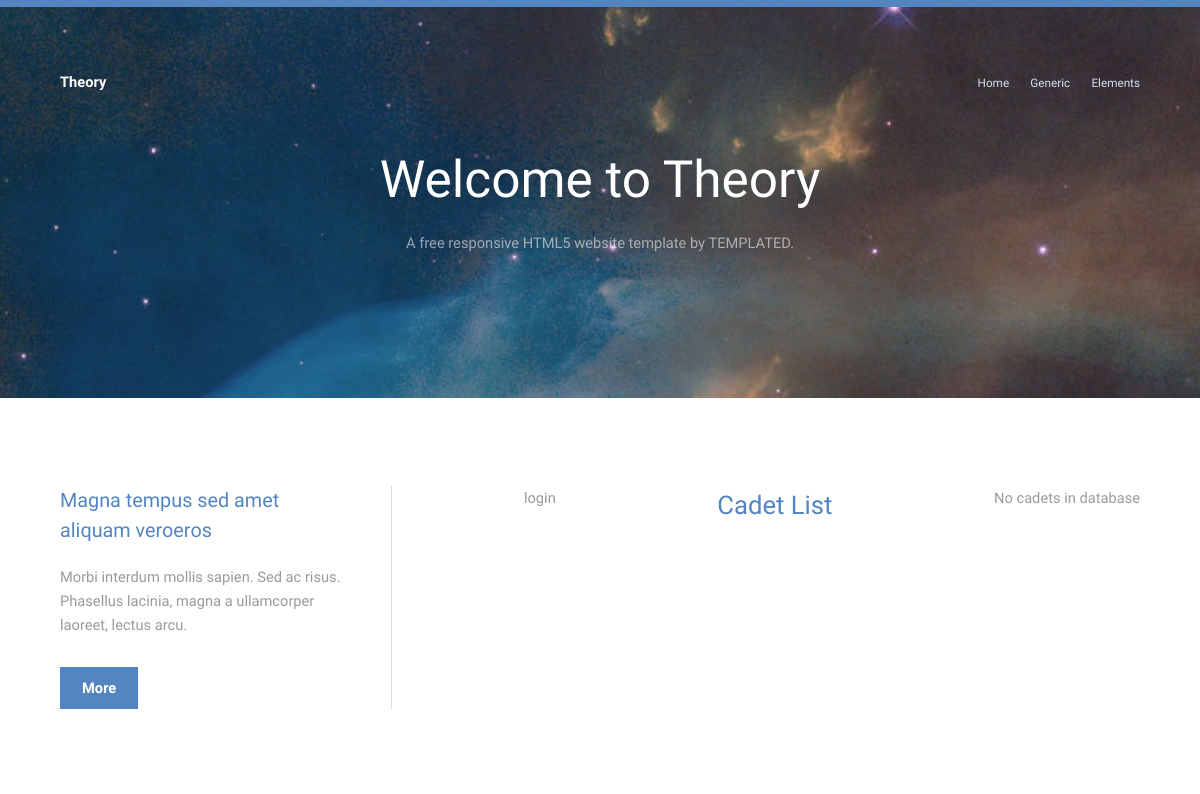
/users/ (upper part), run on an earlier commit of the app's database.
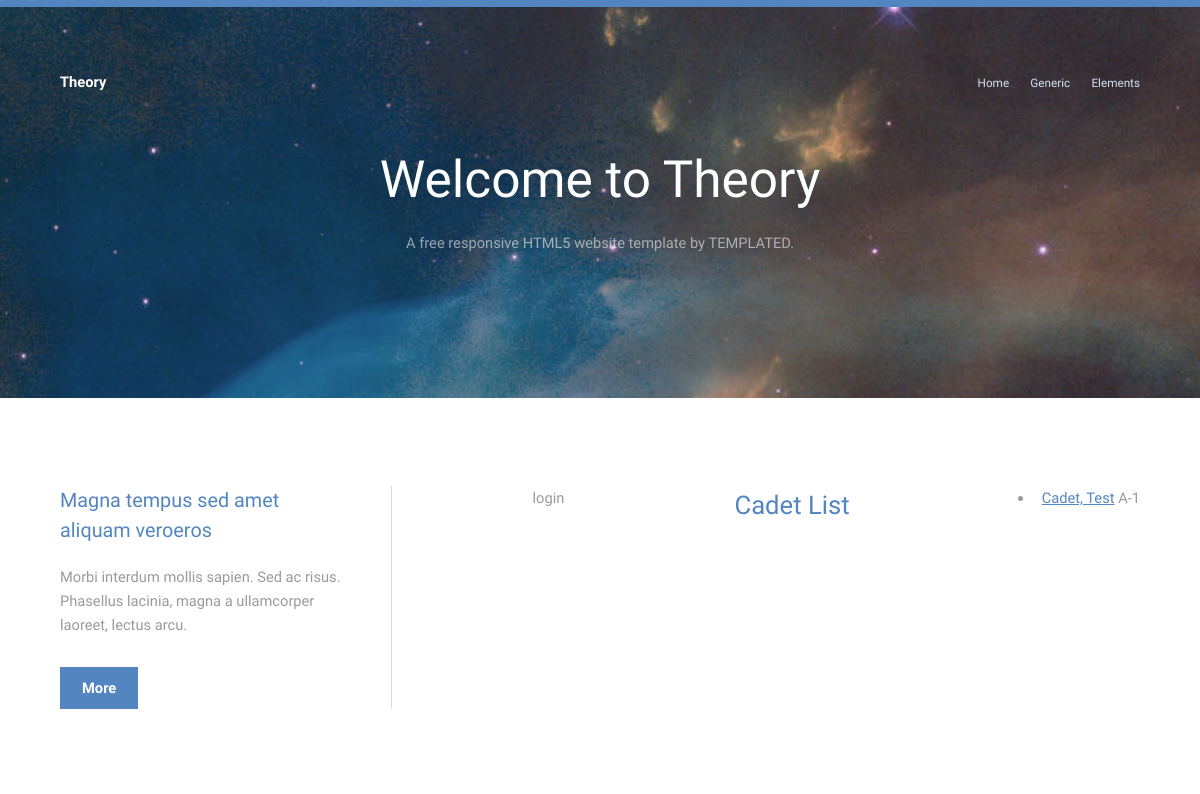
And on a later commit of the database.
### users/models.py (models this page shows, shortened)
class Cadet(models.Model):
    first = models.CharField(max_length=200)
    last = models.CharField(max_length=200)
    xnumber = models.CharField(max_length=8)
    company = models.ForeignKey(Company, on_delete=models.CASCADE, default=1)
    def name(self):
        return (self.last + ", " + self.first)

class Company(models.Model):
    shortname = models.CharField(max_length=1) #A, B, C, etc.
    longname = models.CharField(max_length=50) #Alpha, Bravo, Charlie etc.
    regiment = models.IntegerField() #1,2,3,4
    motto = models.CharField(max_length=100) #Go Buffs!  Go Greeks, etc.
    mascot = models.CharField(max_length=100) #Buffalos, Greeks.
    def __str__(self):
        return (self.shortname + "-" + str(self.regiment))

### users/views.py (the view)
# urls.py: path('', views.index, name='index'),
def index(request):
    cadets = Cadet.objects.all() #Grab all cadets from database
    context = {'cadets': cadets} #fill a context with the cadet list
    template = loader.get_template('users/index.html') #Get the template we created
    return HttpResponse(template.render(context, request)) #Render the template with the context

### users/templates/users/index.html (shortened to what this page needs)
{% extends 'users/base_generic.html' %}
{% block content %}
{% if user.is_authenticated %}
<p>Welcome, {{ user.get_username }}.
{% else %}
login
{% endif %}
<h2>Cadet List</h2>
{% if cadets %}
<ul>
  {% for cadet in cadets %}
      <li><a href="./{{cadet.id}}">{{cadet.name}}</a> {{cadet.company}}</li>
  {% endfor %}
</ul>
{% else %}
<p>No cadets in database</p>
{% endif %}
{% endblock %}

What changed in the data, as far as the page shows it:
added Cadet: name "Cadet, Test", company "A-1"
Also different on the page:
text no longer shown: "No cadets in database"
